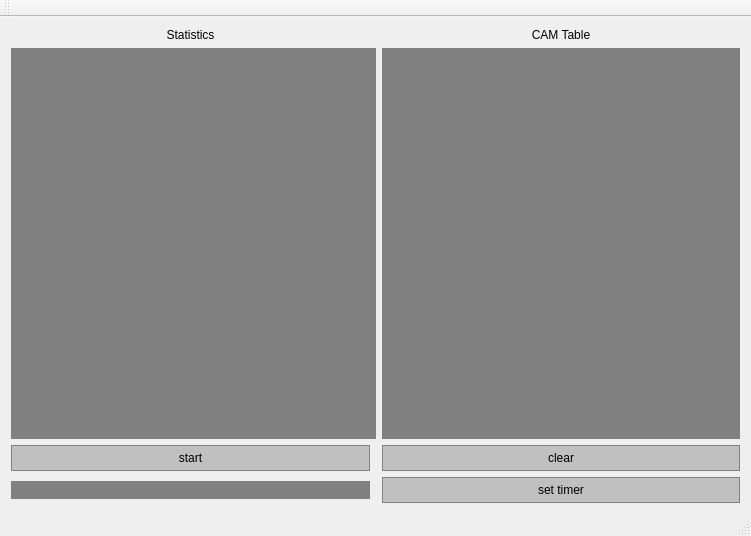
<?xml version="1.0" encoding="UTF-8"?>
<ui version="4.0">
 <class>MainWindowClass</class>
 <widget class="QMainWindow" name="MainWindowClass">
  <property name="geometry">
   <rect>
    <x>0</x>
    <y>0</y>
    <width>751</width>
    <height>536</height>
   </rect>
  </property>
  <property name="windowTitle">
   <string>MainWindow</string>
  </property>
  <widget class="QWidget" name="centralWidget">
   <layout class="QGridLayout" name="gridLayout">
    <item row="2" column="0">
     <widget class="QPushButton" name="startButton">
      <property name="sizePolicy">
       <sizepolicy hsizetype="Expanding" vsizetype="Preferred">
        <horstretch>0</horstretch>
        <verstretch>0</verstretch>
       </sizepolicy>
      </property>
      <property name="styleSheet">
       <string notr="true">QPushButton {
     background-color: #C0C0C0; border: 1px solid gray;
	border-radius: 0px;
	padding: 5px;
}
QPushButton:pressed {
    background-color: #A9A9A9; border: 1px solid gray;
	border-radius: 0px;
	padding: 5px;
}</string>
      </property>
      <property name="text">
       <string>start</string>
      </property>
     </widget>
    </item>
    <item row="0" column="2">
     <widget class="QLabel" name="camTableLabel">
      <property name="layoutDirection">
       <enum>Qt::LeftToRight</enum>
      </property>
      <property name="text">
       <string>CAM Table</string>
      </property>
      <property name="alignment">
       <set>Qt::AlignCenter</set>
      </property>
     </widget>
    </item>
    <item row="1" column="0" colspan="2">
     <widget class="QTextEdit" name="statisticsDisplay">
      <property name="sizePolicy">
       <sizepolicy hsizetype="Preferred" vsizetype="Expanding">
        <horstretch>0</horstretch>
        <verstretch>0</verstretch>
       </sizepolicy>
      </property>
      <property name="styleSheet">
       <string notr="true">QTextEdit {
     background-color: gray; border: 1px solid gray;
	color: #ffffff;
}</string>
      </property>
      <property name="readOnly">
       <bool>true</bool>
      </property>
     </widget>
    </item>
    <item row="0" column="0">
     <widget class="QLabel" name="statisticsLabel">
      <property name="text">
       <string>Statistics</string>
      </property>
      <property name="alignment">
       <set>Qt::AlignCenter</set>
      </property>
     </widget>
    </item>
    <item row="2" column="2">
     <widget class="QPushButton" name="clearButton">
      <property name="sizePolicy">
       <sizepolicy hsizetype="Expanding" vsizetype="Preferred">
        <horstretch>0</horstretch>
        <verstretch>0</verstretch>
       </sizepolicy>
      </property>
      <property name="styleSheet">
       <string notr="true">QPushButton {
     background-color: #C0C0C0; border: 1px solid gray;
	border-radius: 0px;
	padding: 5px;
}
QPushButton:pressed {
    background-color: #A9A9A9; border: 1px solid gray;
	border-radius: 0px;
	padding: 5px;
}</string>
      </property>
      <property name="text">
       <string>clear</string>
      </property>
     </widget>
    </item>
    <item row="1" column="2">
     <widget class="QTextEdit" name="camTableDisplay">
      <property name="sizePolicy">
       <sizepolicy hsizetype="Preferred" vsizetype="Expanding">
        <horstretch>0</horstretch>
        <verstretch>0</verstretch>
       </sizepolicy>
      </property>
      <property name="styleSheet">
       <string notr="true">QTextEdit {
     background-color: gray; border: 1px solid gray;
	color: #ffffff;
}</string>
      </property>
      <property name="readOnly">
       <bool>true</bool>
      </property>
     </widget>
    </item>
    <item row="3" column="0">
     <widget class="QLineEdit" name="setTimerLineEdit">
      <property name="styleSheet">
       <string notr="true">QLineEdit {
     background-color: gray; border: 1px solid gray;
	color: #ffffff;
}</string>
      </property>
     </widget>
    </item>
    <item row="3" column="2">
     <widget class="QPushButton" name="setTimerButton">
      <property name="styleSheet">
       <string notr="true">QPushButton {
     background-color: #C0C0C0; border: 1px solid gray;
	border-radius: 0px;
	padding: 5px;
}
QPushButton:pressed {
    background-color: #A9A9A9; border: 1px solid gray;
	border-radius: 0px;
	padding: 5px;
}</string>
      </property>
      <property name="text">
       <string>set timer</string>
      </property>
     </widget>
    </item>
   </layout>
  </widget>
  <widget class="QMenuBar" name="menuBar">
   <property name="geometry">
    <rect>
     <x>0</x>
     <y>0</y>
     <width>751</width>
     <height>26</height>
    </rect>
   </property>
  </widget>
  <widget class="QToolBar" name="mainToolBar">
   <attribute name="toolBarArea">
    <enum>TopToolBarArea</enum>
   </attribute>
   <attribute name="toolBarBreak">
    <bool>false</bool>
   </attribute>
  </widget>
  <widget class="QStatusBar" name="statusBar"/>
 </widget>
 <layoutdefault spacing="6" margin="11"/>
 <resources>
  <include location="MainWindow.qrc"/>
 </resources>
 <connections/>
</ui>
